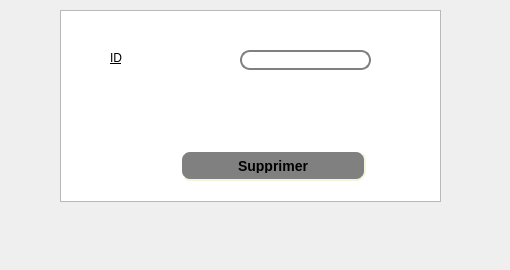
      <widget class="QWidget" name="tab_3">
       <attribute name="title">
        <string>Supprimer un coli</string>
       </attribute>
       <widget class="QTableView" name="tabemploye_5">
        <property name="geometry">
         <rect>
          <x>60</x>
          <y>10</y>
          <width>381</width>
          <height>192</height>
         </rect>
        </property>
       </widget>
       <widget class="QLineEdit" name="lineEdit_ID_3">
        <property name="geometry">
         <rect>
          <x>240</x>
          <y>50</y>
          <width>131</width>
          <height>20</height>
         </rect>
        </property>
        <property name="styleSheet">
         <string notr="true">QLineEdit {
    border: 2px solid gray;
    border-radius: 10px;
    padding: 0 8px;
    background: white;
    selection-background-color: darkgray;
}</string>
        </property>
       </widget>
       <widget class="QPushButton" name="pb_ajouter_7">
        <property name="geometry">
         <rect>
          <x>180</x>
          <y>150</y>
          <width>186</width>
          <height>31</height>
         </rect>
        </property>
        <property name="styleSheet">
         <string notr="true">QPushButton#pb_ajouter_7 {
    background-color: grey;
    border-style: outset;
    border-width: 2px;
    border-radius: 10px;
    border-color: beige;
    font: bold 14px;
    min-width: 10em;
    padding: 6px;
}
</string>
        </property>
        <property name="text">
         <string>Supprimer</string>
        </property>
       </widget>
       <widget class="QLabel" name="label_28">
        <property name="geometry">
         <rect>
          <x>110</x>
          <y>50</y>
          <width>121</width>
          <height>16</height>
         </rect>
        </property>
        <property name="styleSheet">
         <string notr="true">font: 12pt &quot;Andalus&quot;;
text-decoration: underline;</string>
        </property>
        <property name="text">
         <string>ID</string>
        </property>
       </widget>
       <widget class="QLabel" name="label_6">
        <property name="geometry">
         <rect>
          <x>-4</x>
          <y>0</y>
          <width>501</width>
          <height>261</height>
         </rect>
        </property>
        <property name="styleSheet">
         <string notr="true">background-image: url(:/bg.jpg);</string>
        </property>
        <property name="text">
         <string/>
        </property>
        <property name="pixmap">
         <pixmap>../60342173_2276972439287605_1529191567795945472_n.jpg</pixmap>
        </property>
       </widget>
       <zorder>label_6</zorder>
       <zorder>tabemploye_5</zorder>
       <zorder>lineEdit_ID_3</zorder>
       <zorder>pb_ajouter_7</zorder>
       <zorder>label_28</zorder>
      </widget>
